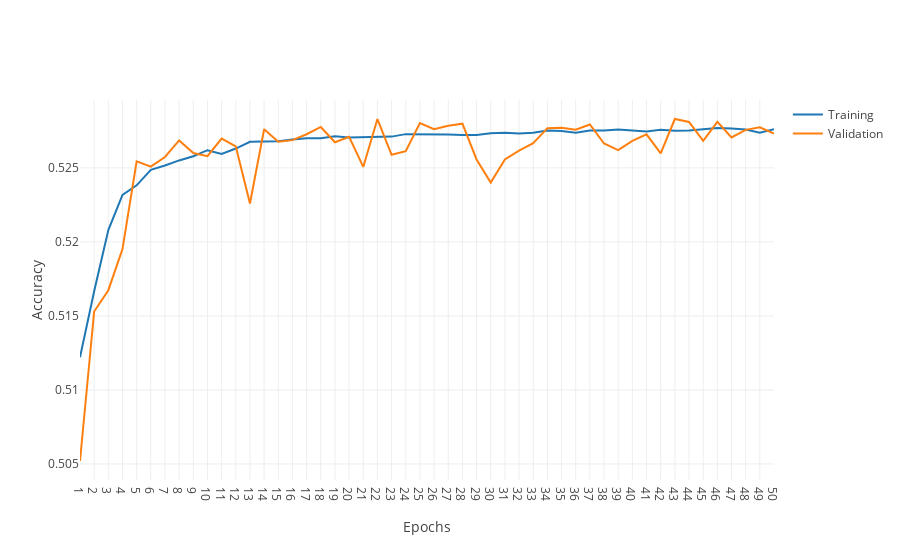

Notebook cell for this chart:
### Code cell
import plotly.graph_objects as go

epochs = list(range(1,len(fit_log_1_4.history['binary_accuracy'])+1))
training_accuracy = fit_log_1_4.history['binary_accuracy']
validation_accuracy = fit_log_1_4.history['val_binary_accuracy']

fig = go.Figure()
fig.add_trace(go.Scatter(
    x=epochs,
    y=training_accuracy,
    mode='lines',
    name='Training'))
fig.add_trace(go.Scatter(
    x=epochs,
    y=validation_accuracy,
    mode='lines',
    name='Validation'))
fig.update_layout(
    template='none',
    xaxis_title='Epochs',
    yaxis_title="Accuracy")
fig.update_xaxes(tick0=0, dtick=1)
# fig.update_yaxes(range=[0.5,1])
fig.show()
fig.write_image(f'../images/model_1_4_accuracy.png', scale=5)
pd.DataFrame({'epoch': epochs, 'training_accuracy':training_accuracy, 'validation_accuracy':validation_accuracy}).to_csv('../images/model_1_4_accuracy.csv', index=False)

### Figure 1 — Plotly figure (JSON) as saved in the notebook; plotly's stock layout.template omitted (floating-point values rounded to 4 significant figures)
{"data": [{"mode": "lines", "name": "Training", "type": "scatter", "x": [1, 2, 3, 4, 5, 6, 7, 8, 9, 10, 11, 12, 13, 14, 15, 16, 17, 18, 19, 20, 21, 22, 23, 24, 25, 26, 27, 28, 29, 30, 31, 32, 33, 34, 35, 36, 37, 38, 39, 40, 41, 42, 43, 44, 45, 46, 47, 48, 49, 50], "y": [0.5122, 0.5167, 0.5208, 0.5232, 0.5238, 0.5249, 0.5252, 0.5255, 0.5258, 0.5262, 0.5259, 0.5263, 0.5268, 0.5268, 0.5268, 0.5269, 0.527, 0.527, 0.5271, 0.527, 0.5271, 0.5271, 0.5271, 0.5273, 0.5273, 0.5273, 0.5273, 0.5272, 0.5272, 0.5273, 0.5274, 0.5273, 0.5274, 0.5275, 0.5275, 0.5274, 0.5275, 0.5275, 0.5276, 0.5275, 0.5275, 0.5276, 0.5275, 0.5275, 0.5276, 0.5277, 0.5277, 0.5276, 0.5274, 0.5276]}, {"mode": "lines", "name": "Validation", "type": "scatter", "x": [1, 2, 3, 4, 5, 6, 7, 8, 9, 10, 11, 12, 13, 14, 15, 16, 17, 18, 19, 20, 21, 22, 23, 24, 25, 26, 27, 28, 29, 30, 31, 32, 33, 34, 35, 36, 37, 38, 39, 40, 41, 42, 43, 44, 45, 46, 47, 48, 49, 50], "y": [0.5052, 0.5153, 0.5167, 0.5195, 0.5254, 0.5251, 0.5257, 0.5269, 0.526, 0.5258, 0.527, 0.5264, 0.5226, 0.5276, 0.5268, 0.5269, 0.5273, 0.5278, 0.5267, 0.5271, 0.5251, 0.5283, 0.5259, 0.5261, 0.528, 0.5276, 0.5278, 0.528, 0.5256, 0.524, 0.5256, 0.5262, 0.5267, 0.5277, 0.5277, 0.5276, 0.5279, 0.5266, 0.5262, 0.5268, 0.5273, 0.526, 0.5283, 0.5281, 0.5268, 0.5281, 0.5271, 0.5276, 0.5277, 0.5273]}], "layout": {"xaxis": {"dtick": 1, "tick0": 0, "title": {"text": "Epochs"}}, "yaxis": {"title": {"text": "Accuracy"}}}}
